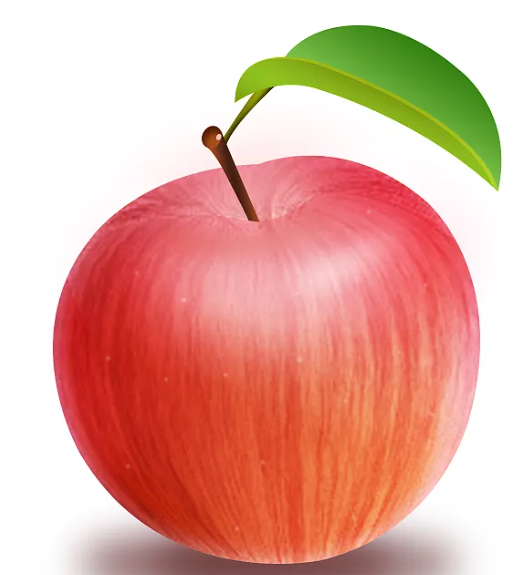
#> input picture apple.png, 525 x 575 px
$ python -i image.py   (imports and definitions only)
#> lines starting #> are read from the running program, lines starting #| are printed output that depends on the picture
# -*- coding: utf-8 -*-
## @package som_cm.cv.image
#
#  OpenCV image functions.
#  @author      tody
#  @date        2015/07/30


import numpy as np
import cv2


## Convert image into uint8 type.
# [4 lines left out: function to8U, not called in this run]


## Convert image into float32 type.
def to32F(img):
    if img.dtype == np.float32:
        return img
    return (1.0 / 255.0) * np.float32(img)


## RGB channels of the image.
# [48 lines left out: functions rgb, alpha, setAlpha, not called in this run]


## RGB to Gray.
def rgb2gray(img):
    gray = cv2.cvtColor(img, cv2.COLOR_RGB2GRAY)
    return gray


## Gray to RGB.
def gray2rgb(img):
    gray = cv2.cvtColor(img, cv2.COLOR_GRAY2RGB)
    return gray


## Gray to RGBA.
def gray2rgba(img):
    gray = cv2.cvtColor(img, cv2.COLOR_GRAY2RGBA)
    return gray


## BGR to RGB.
def bgr2rgb(img):
    rgb = cv2.cvtColor(img, cv2.COLOR_BGR2RGB)
    return rgb


## BGRA to RGBA.
# [14 lines left out: functions bgra2rgba, rgba2bgra, not called in this run]


## RGB to BGR.
def rgb2bgr(img):
    bgr = cv2.cvtColor(img, cv2.COLOR_RGB2BGR)
    return bgr


## RGB to Lab.
# [4 lines left out: function rgb2Lab, not called in this run]


## Lab to RGB.
def Lab2rgb(img):
    rgb = cv2.cvtColor(img, cv2.COLOR_LAB2RGB)
    return rgb


def rgb2hsv(img):
    img_rgb = rgb(img)
    return cv2.cvtColor(img_rgb, cv2.COLOR_RGB2HSV)


## HSV to RGB.
def hsv2rgb(img):
    rgb = cv2.cvtColor(img, cv2.COLOR_HSV2RGB)
    return rgb


## Merge channels.
# [55 lines left out: functions merge, luminance, loadGray, loadRGB, loadRGBA, not called in this run]


def loadAlpha(file_path):
    bgra = cv2.imread(file_path, -1)
    return alpha(bgra)


def saveRGBA(file_path, img):
    bgra = rgba2bgra(img)
    cv2.imwrite(file_path, bgra)


def saveRGB(file_path, img):
    bgr = rgb2bgr(img)
    cv2.imwrite(file_path, bgr)


def saveGray(file_path, img):
    rgbImg = rgb(img)
    cv2.imwrite(file_path, rgbImg)


# [14 lines left out: function saveImage, not called in this run]


## True if x is a vector.
def isVector(x):
    return x.size == x.shape[0]


## True if x is a matrix.
def isMatrix(x):
    return not isVector(x)


## Normalize vector.
# [14 lines left out: functions normalizeVector, normalizeVectors, not called in this run]


## Norm of vectors (n x m matrix).
def normVectors(x):
    return np.sqrt(l2NormVectors(x))


## L2 norm of vectors (n x m matrix).
#  n x 1 vector: call np.square.
#  n x m vectors: call np.einsum.
# [5 lines left out: function l2NormVectors, not called in this run]


class ColorPixels:
    ## Constructor
    #  @param image          input image.
    #  @param num_pixels     target number of pixels from the image.
    def __init__(self, image, num_pixels=1000):
        self._image = to32F(image)
        self._num_pixels = num_pixels
        self._rgb_pixels = None
        self._Lab = None
        self._hsv = None

    ## RGB pixels.
    def rgb(self):
        if self._rgb_pixels is None:
            self._rgb_pixels = self.pixels("rgb")
        return self._rgb_pixels

    ## Lab pixels.
    # [10 lines left out: functions Lab, hsv, not called in this run]

    ## Pixels of the given color space.
    def pixels(self, color_space="rgb"):
        image = np.array(self._image)
        if color_space == "rgb":
            if _isGray(image):
                image = gray2rgb(image)

        if color_space == "Lab":
            image = rgb2Lab(self._image)

        if color_space == "hsv":
            image = rgb2hsv(self._image)
        return self._image2pixels(image)

    def _image2pixels(self, image):
        if _isGray(image):
            h, w = image.shape
            step = h * w / self._num_pixels
            return image.reshape((h * w))[::step]

        h, w, cs = image.shape
        step = (int)(h * w / self._num_pixels)
        return image.reshape((-1, cs))[::step]


def _isGray(image):
    return len(image.shape) == 2

>>> import cv2
>>> picture = cv2.cvtColor(cv2.imread('apple.png'), cv2.COLOR_BGR2RGB)
>>> result = ColorPixels(picture).rgb()
#> in to32F, `return (1.0 / 255.0) * np.float32(img)`:
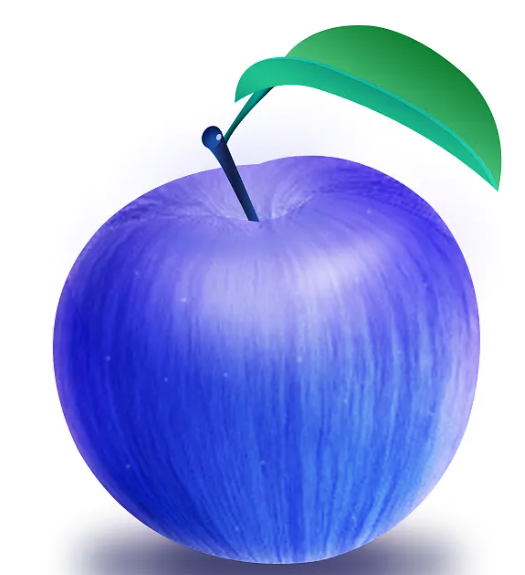
#> returned value: shape (575, 525, 3) float32; mean of channels 0, 1, 2 0.894, 0.677, 0.625; drawn as B, G, R
#> in rgb, `self._rgb_pixels = self.pixels("rgb")`: self._rgb_pixels = 1003 rows, first 8: [1, 1, 1], [1, 1, 1], [1, 1, 1], [1, 1, 1], [1, 1, 1], [1, 1, 1], [1, 1, 1], [1, 1, 1]
#> result has the same summary as self._rgb_pixels in rgb
